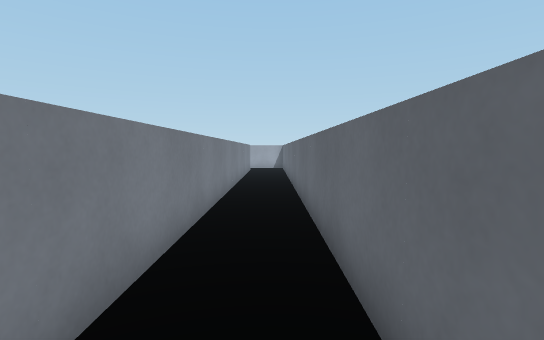
View 1 (above)

20 first-person views from a walk through a level from a Godot 3-D game. The camera is 1.3 m above the floor, tilts 4° down and sees 85° across. The floor is counted in squares, 1 m on a side. Each view is taken from the middle of a square. On the plan, view 1 faces up. The plan holds only what a view shows up to about 14 squares ahead; the rest is blank. The place goes on beyond the plan. Characters and animated objects are not drawn. Surface patterns are stand-ins for the level's own textures.

View 2
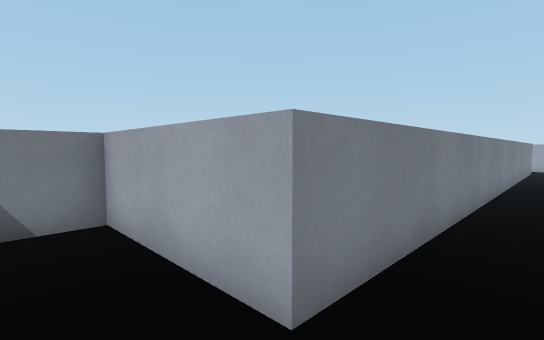

View 3
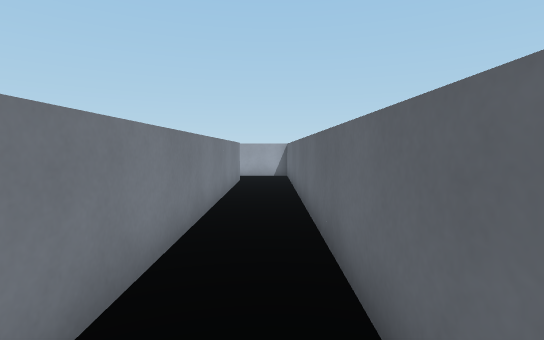

View 4
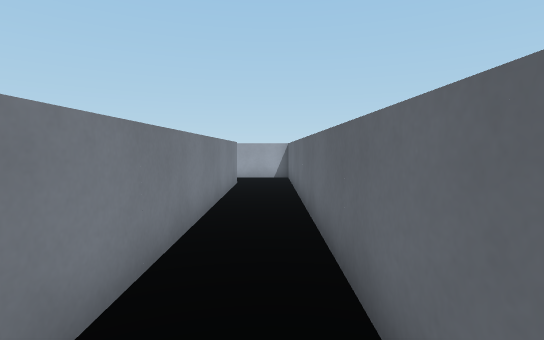

View 5
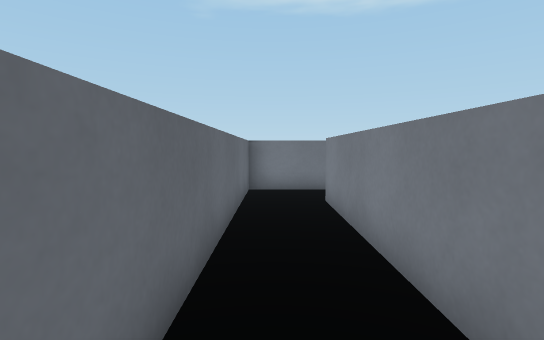

View 6
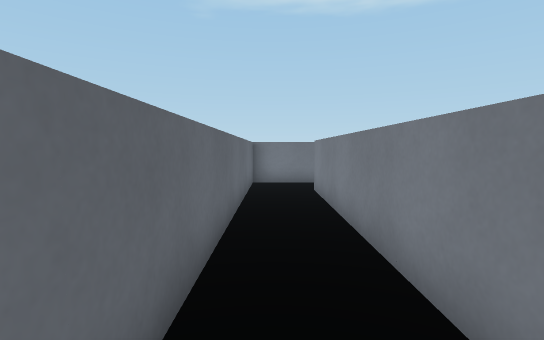

View 7
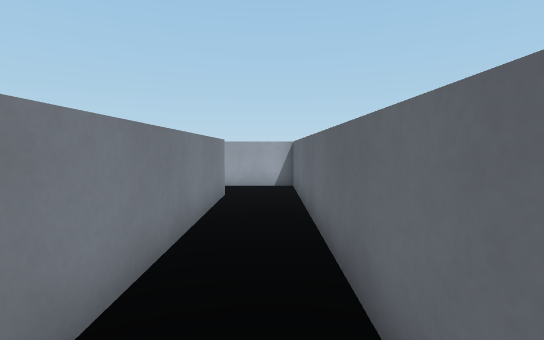

View 8
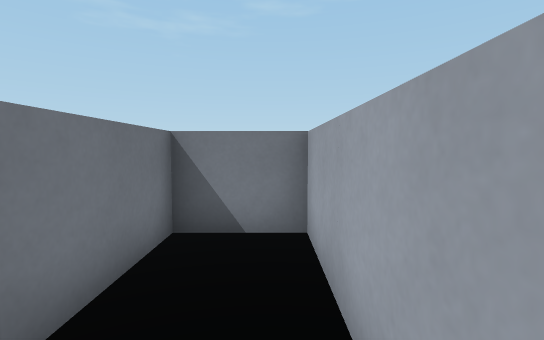

View 9
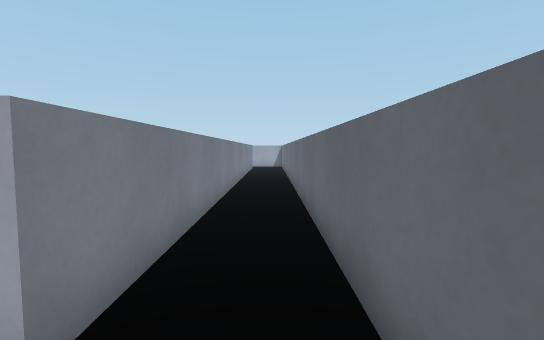

View 10
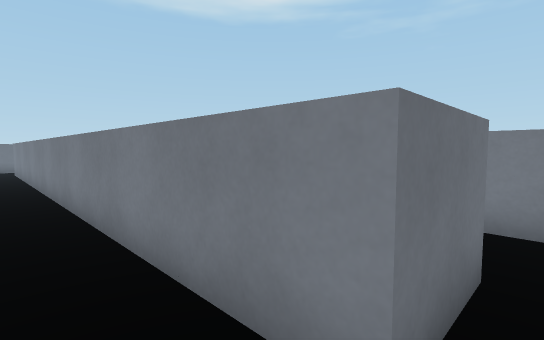

View 11
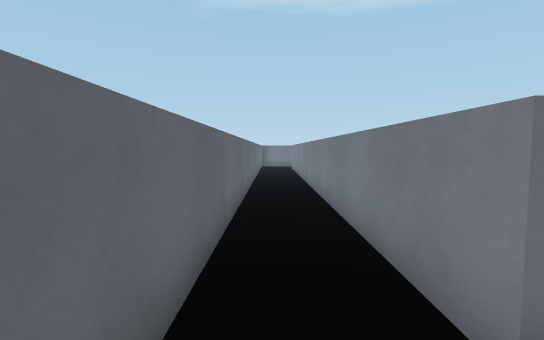

View 12
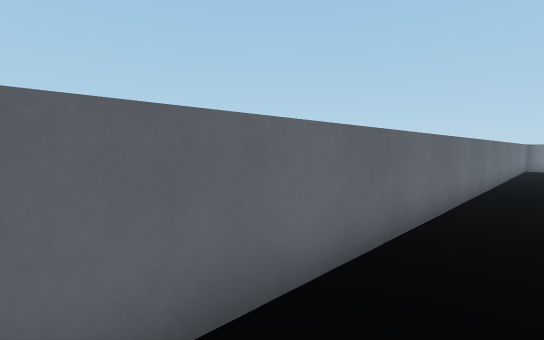

View 13
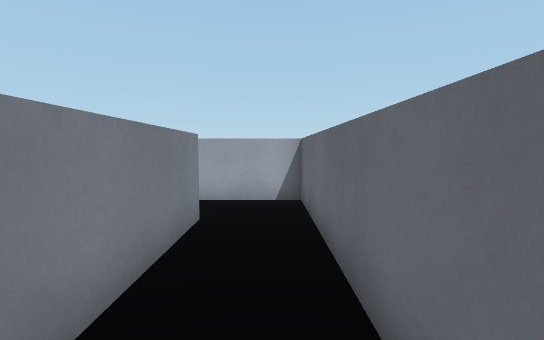

View 14
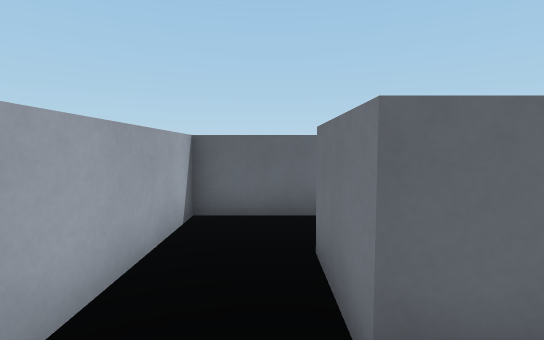

View 15
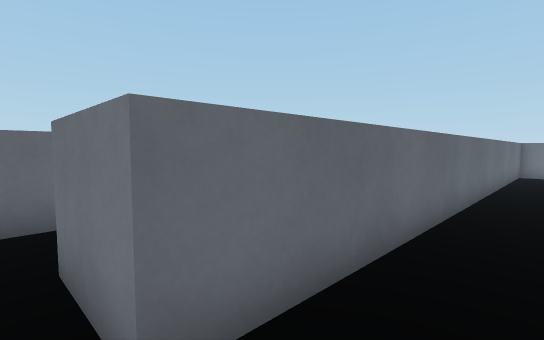

View 16
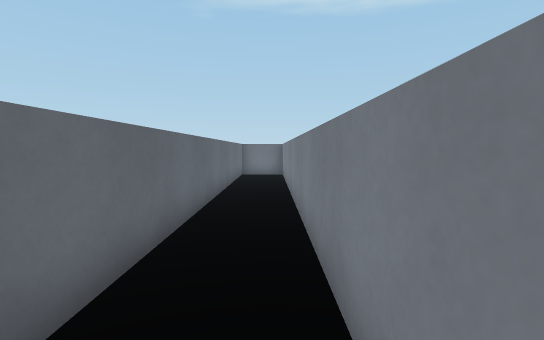

View 17
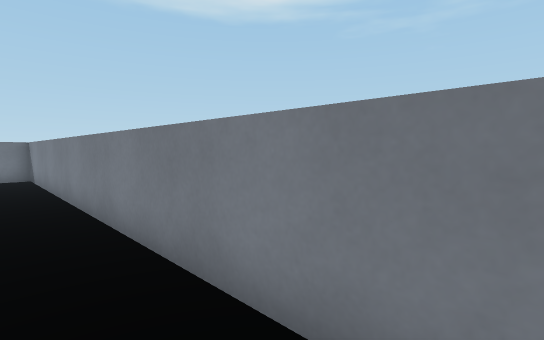

View 18
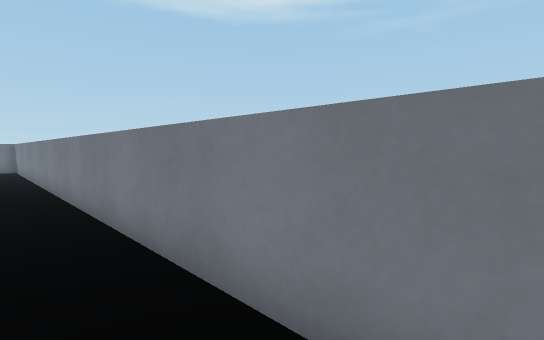

View 19
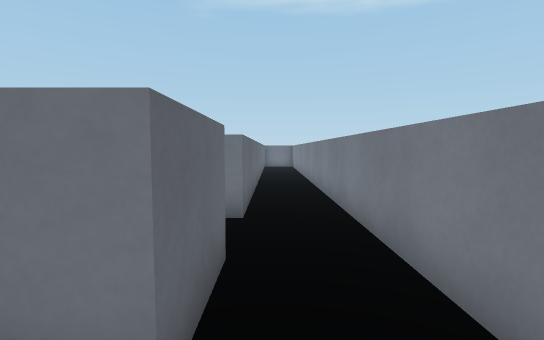

View 20
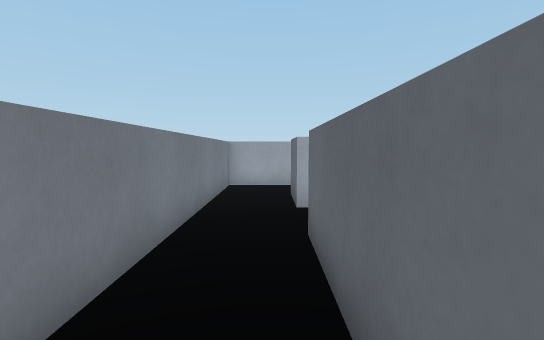

### Floor plan
Points are (right, up) in squares from view 1. A wall is a line through its corners. A room is listed if a view was taken in it or the views show most of it. See-through windows are left out.
Room 1 (views 1, 2, 3, 4, 5, 6, 7, 8, 9, 10, 11, 12, 13)
walls: (-3.5, 18.4) (-1.3, 18.4) (-1.3, -0.4) (-5.6, -0.4) (-5.6, -2.5) (0.8, -2.5) (0.8, 20.5) (-3.5, 20.5)
ways out: opening at (-2.5, 19.5) to room 2
Room 2 (views 14, 15, 16, 17, 20)
walls: (-3.5, 20.5) (-3.5, 22.7); (-5.6, 22.4) (-5.6, 1.7) (-3.5, 1.7) (-3.5, 18.4)
ways out: opening at (-2.5, 19.5) to room 1; opening at (-4.5, 21.5) to room 3
Room 3 (views 18, 19)
walls: (-3.2, 24.7) (-5.6, 24.7) (-5.6, 22.4)
ways out: opening at (-4.5, 21.5) to room 2; opening at (-2.5, 23.5)

Where each view was taken, in squares from view 1:
view 1: 0 up, 0 right, facing up
view 2: 2 down, 0 right, facing up-left
view 3: 6 up, 0 right, facing up
view 4: 7 up, 0 right, facing up
view 5: 7 up, 0 right, facing down
view 6: 9 up, 0 right, facing down
view 7: 10 up, 0 right, facing up
view 8: 1 down, 1 left, facing left
view 9: 2 down, 0 right, facing up
view 10: 19 up, 0 right, facing down-left
view 11: 20 up, 0 right, facing down
view 12: 20 up, 1 left, facing down-right
view 13: 13 up, 0 right, facing up
view 14: 19 up, 5 left, facing right
view 15: 19 up, 5 left, facing down-right
view 16: 17 up, 5 left, facing down
view 17: 17 up, 4 left, facing down-left
view 18: 23 up, 4 left, facing down-left
view 19: 24 up, 4 left, facing down
view 20: 14 up, 4 left, facing up
